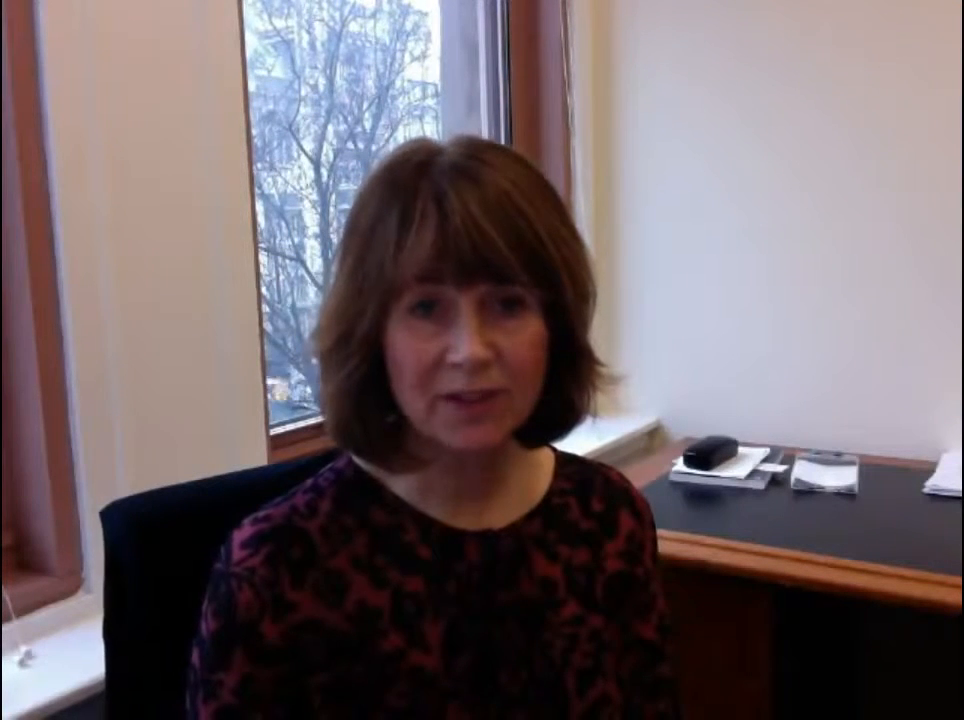
#> input picture frame 72 of assets/video.mp4, 964 x 720 px
$ python tut5.py
#> lines starting #> are read from the running program, lines starting #| are printed output that depends on the picture; after the words box and inside, x2 and y2 are one past the last pixel; in counts of white or black regions, pixels touching at a corner belong together
import numpy as np
import cv2

cap = cv2.VideoCapture("assets/video.mp4")

while True:
    ret, frame = cap.read()
#> frame is the input picture: shape (720, 964, 3); mean B, G, R 104.8, 100.7, 113.3
    width = int(cap.get(3))
    height = int(cap.get(4))

    # We first need image colors to convert BGR to HSV colors
    hsv = cv2.cvtColor(frame, cv2.COLOR_BGR2HSV)
#> hsv: shape (720, 964, 3); mean H, S, V 80.2, 91.9, 120.1

    # Now we need to define upper and lower bound so that any image within that color range will be displayed
    lower_blue = np.array([90, 50, 50])
    upper_blue = np.array([130, 255, 255])

    mask = cv2.inRange(hsv, lower_blue, upper_blue)
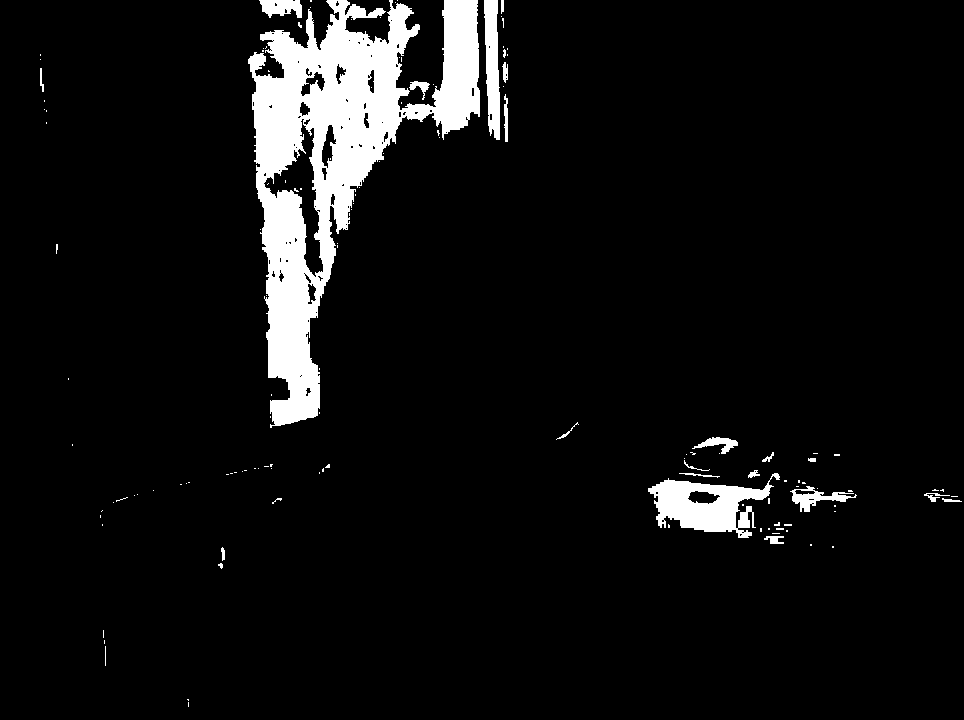
#> mask: shape (720, 964); 6.6% white; 135 white regions (112 under 20 px), largest, box (x1, y1, x2, y2) and area: (248, 0, 480, 428) 36660, (648, 473, 780, 538) 4124, (484, 0, 500, 140) 1664

    result = cv2.bitwise_and(frame, frame, mask=mask)
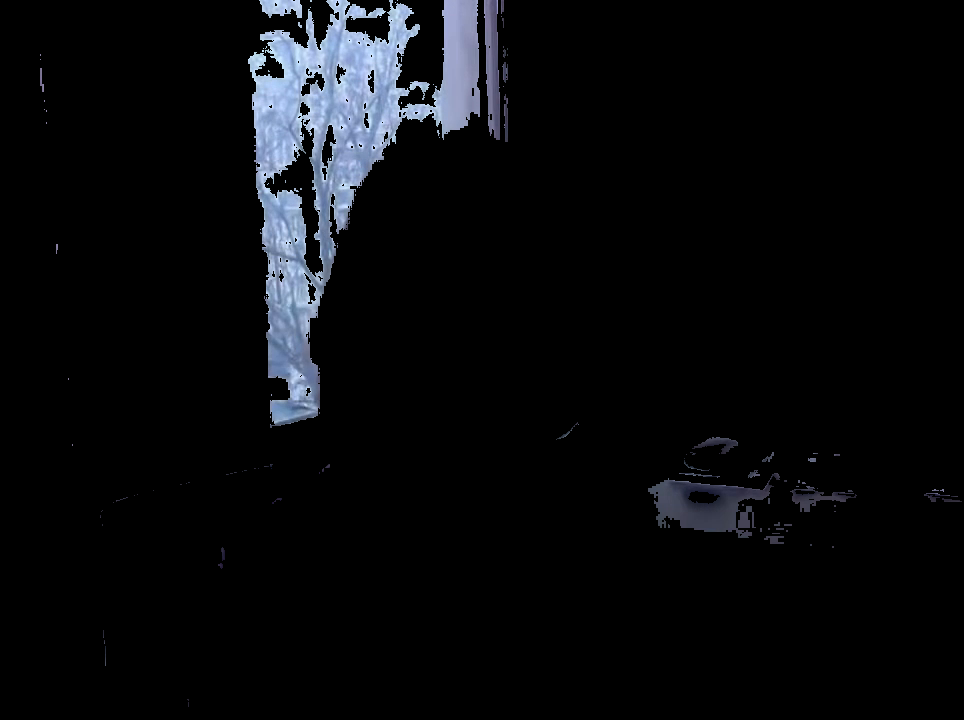
#> result: shape (720, 964, 3); mean B, G, R 12.1, 10, 8.9

    cv2.imshow("Frame", result)

    if cv2.waitKey(1) == ord("q"):
#> (key q is pressed here)
        break

cap.release()
cv2.destroyAllWindows()

$ run again, starting later in the video
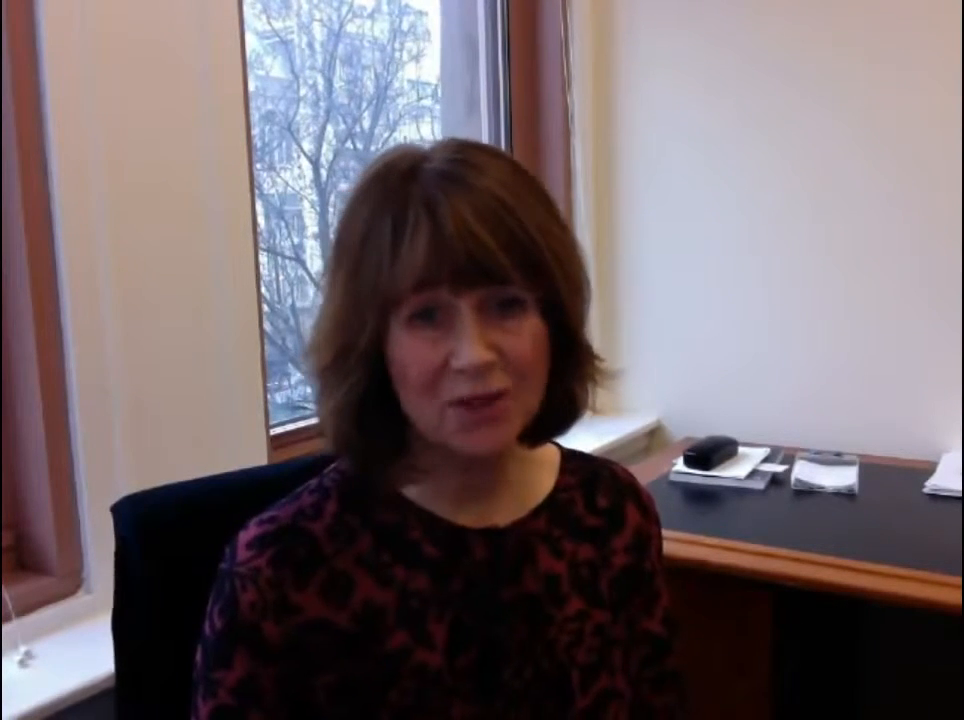
#> input picture frame 327 of assets/video.mp4, 964 x 720 px
#> frame is the input picture: shape (720, 964, 3); mean B, G, R 104.8, 100.7, 113.4
#> hsv: shape (720, 964, 3); mean H, S, V 82.4, 90.5, 120.1
#> `mask = cv2.inRange(hsv, lower_blue, upper_blue)`:
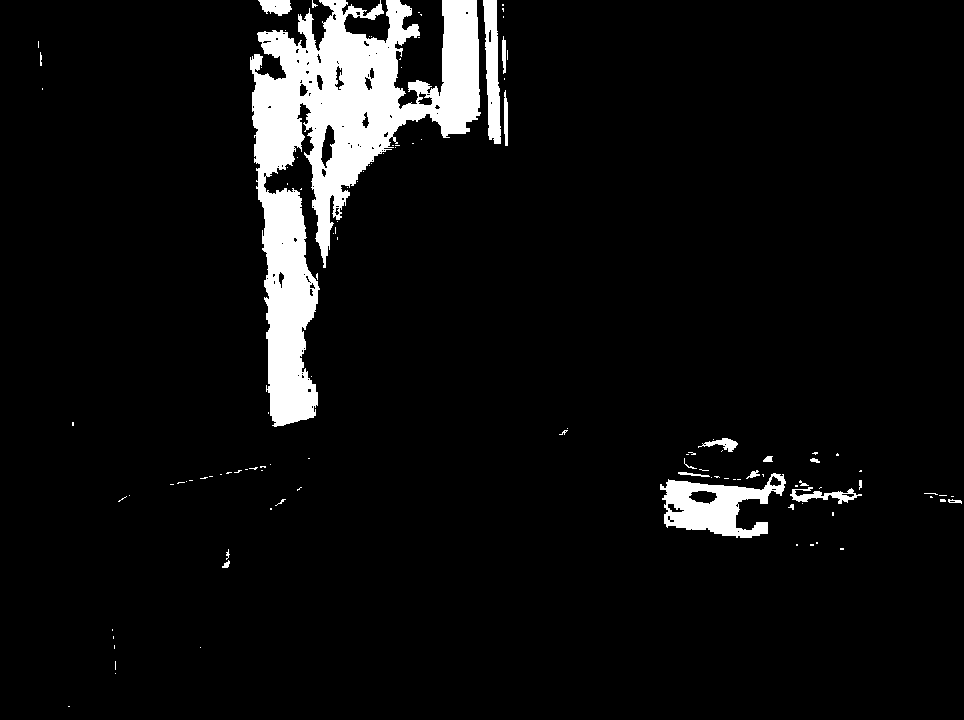
#> mask: shape (720, 964); 6.4% white; 116 white regions (95 under 20 px), largest, box (x1, y1, x2, y2) and area: (250, 0, 481, 427) 36495, (660, 473, 786, 538) 4075, (483, 0, 501, 144) 1718
#> `result = cv2.bitwise_and(frame, frame, mask=mask)`:
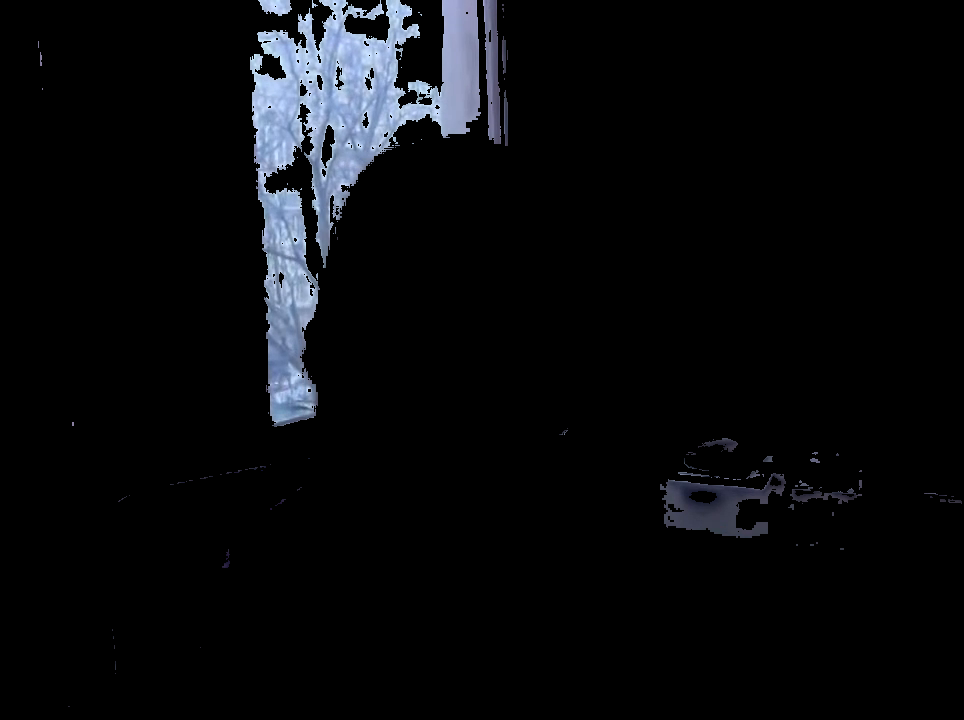
#> result: shape (720, 964, 3); mean B, G, R 12, 9.9, 8.8

$ run again, starting later in the video
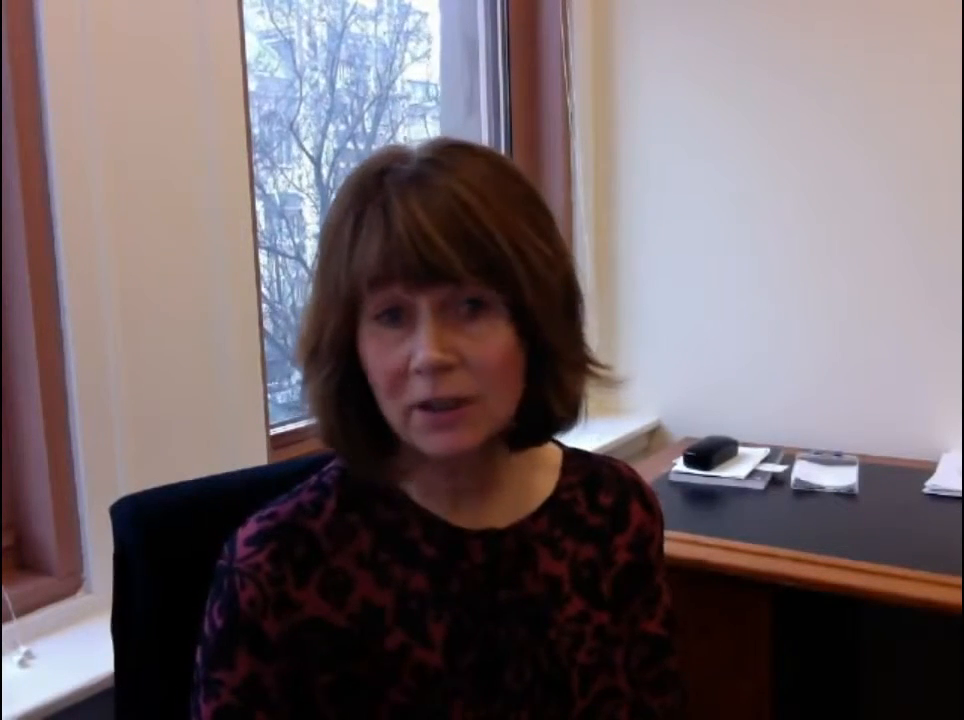
#> input picture frame 582 of assets/video.mp4, 964 x 720 px
#> frame is the input picture: shape (720, 964, 3); mean B, G, R 104.2, 100.3, 113
#> hsv: shape (720, 964, 3); mean H, S, V 80.9, 90.9, 119.5
#> `mask = cv2.inRange(hsv, lower_blue, upper_blue)`:
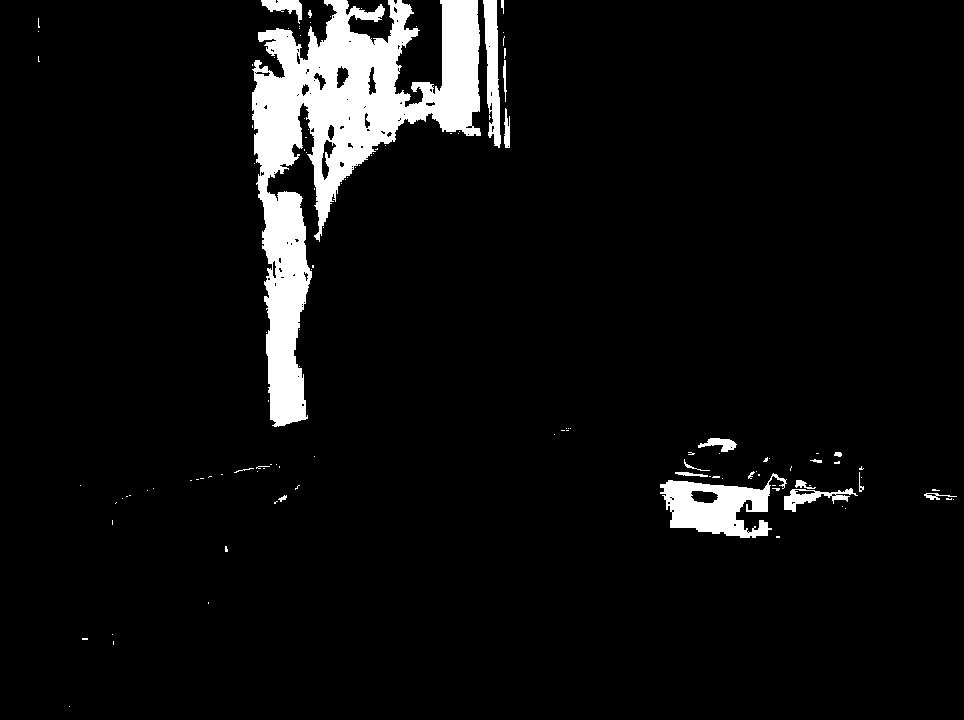
#> mask: shape (720, 964); 6% white; 121 white regions (101 under 20 px), largest, box (x1, y1, x2, y2) and area: (252, 0, 481, 427) 33546, (660, 473, 787, 538) 4219, (483, 0, 501, 148) 1627
#> `result = cv2.bitwise_and(frame, frame, mask=mask)`:
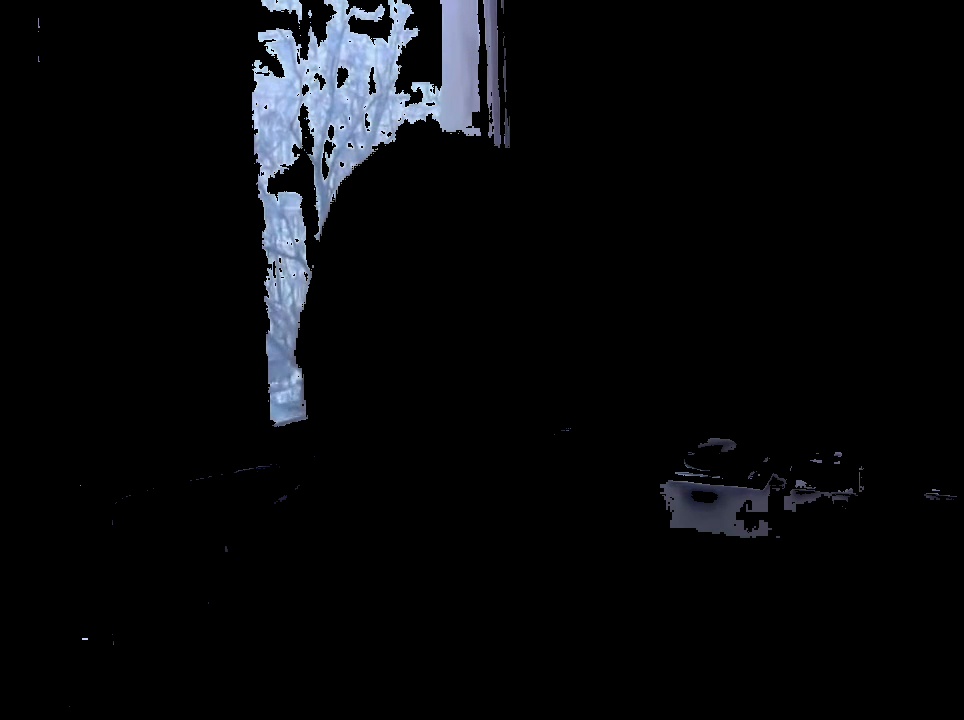
#> result: shape (720, 964, 3); mean B, G, R 11.2, 9.2, 8.3
